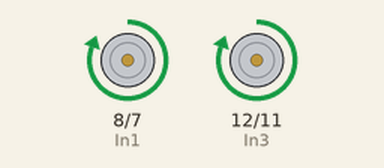
Simulated run of this sketch. Board: Arduino Uno, built with avr-gcc and run on an emulated ATmega328P. Shown: motor-driver pin pairs drawn as motors (green arrow = first pin HIGH = forward, orange = second pin HIGH = backward, longer = more drive, scaled by the enable pin). At 12.0 s the program stops and its outputs stay as they are.

Above: at 0.1 s.
At 11.1 s:
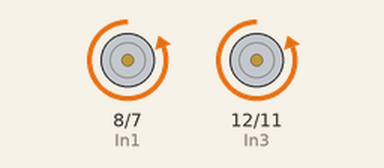
At 12.1 s:
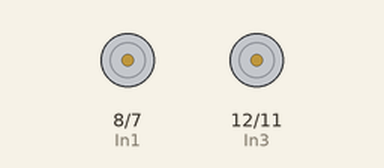
Timing chart, 0 to 13.5 s (numbered marks = the images above):
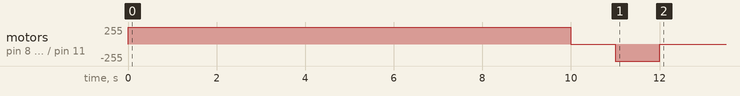

The sketch:

Story3.ino
```cpp
int EA = 9; //Left Green
int EB = 10; //Right Green
int In1 = 8; //Left Red
int In2 = 7; //Left Yellow
int In3 = 12; //Right Red
int In4 = 11; //Right Yellow

void setup() {
  //Initalise all the pins
  pinMode(EA, OUTPUT);
  pinMode(EB, OUTPUT);
  pinMode(In1, OUTPUT);
  pinMode(In2, OUTPUT);
  pinMode(In3, OUTPUT);
  pinMode(In4, OUTPUT);
}

void left_motor_forwards() {
  digitalWrite(In1, HIGH);
  digitalWrite(In2, LOW);
  digitalWrite(EA, HIGH);
}

void right_motor_forwards() {
  digitalWrite(In3, HIGH);
  digitalWrite(In4, LOW);
  digitalWrite(EB, HIGH);
}

void left_motor_reverse() {
  digitalWrite(In1, LOW);
  digitalWrite(In2, HIGH);
  digitalWrite(EA, HIGH);

}

void right_motor_reverse() {
  digitalWrite(In3, LOW);
  digitalWrite(In4, HIGH);
  digitalWrite(EB, HIGH);
}

void right_kill_switch() {
   digitalWrite(EB, LOW);
   digitalWrite(In3, LOW);
   digitalWrite(In4, LOW);
}

void left_kill_switch() {
  digitalWrite(EA, LOW);
  digitalWrite(In1, LOW);
  digitalWrite(In2, LOW);
}


void loop() {
  //Forward 10 seconds
  right_motor_forwards();
  left_motor_forwards();
  delay(10000);
  //Turn off the motors for 1 second
  left_kill_switch();
  right_kill_switch();
  delay(1000);
  //Reverse 1 second
  left_motor_reverse();
  right_motor_reverse();
  delay(1000);
  //Turn off everything
  left_kill_switch();
  right_kill_switch();
  while (1);
}
```

Measured:
- by itself, motor on pin 8 (In1) / pin 7 (In2), motor on pin 12 (In3) / pin 11 (In4): stopped → forward 255/255 at 0.00 s, → stopped 10.0 s later, → backward 255/255 1.0 s later, → stopped 1.0 s later
